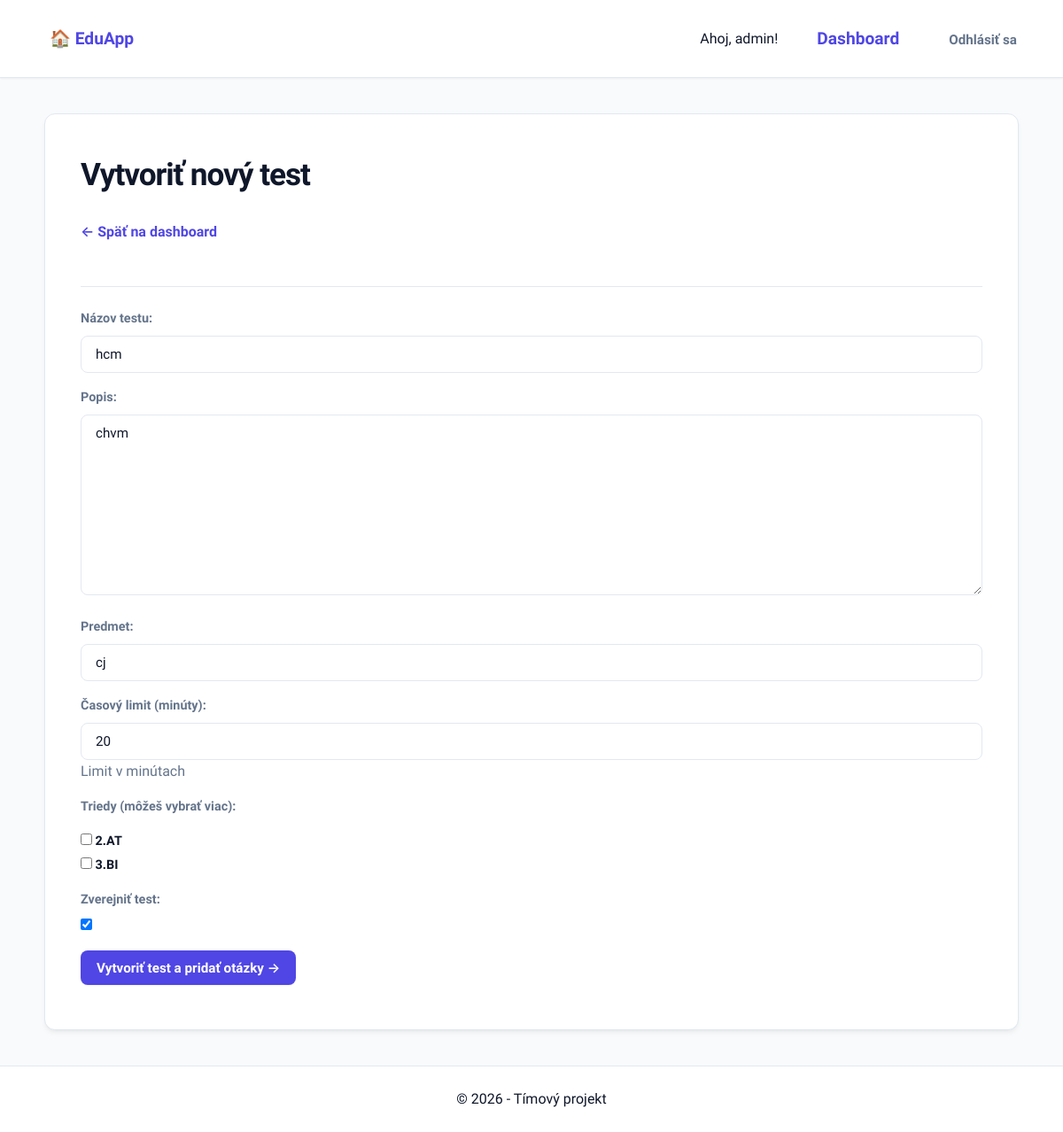
The app's page /test/1/uprav/ (signed in), older data.
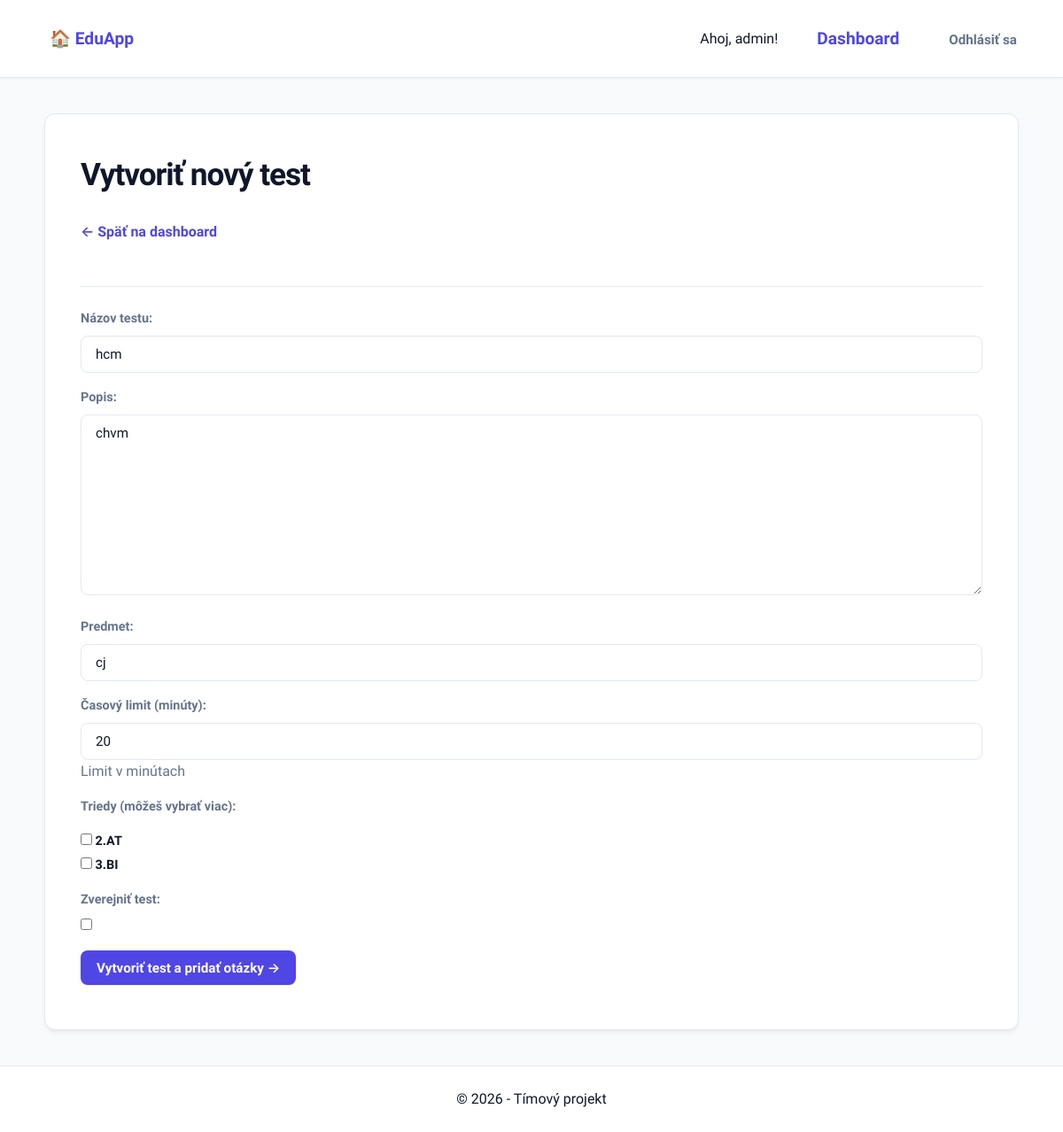
The same page, newer data.
### quiz/models.py (models this page shows, shortened)
class Test(models.Model):
    title = models.CharField(max_length=200)
    description = models.TextField()
    subject = models.CharField(max_length=100)
    time_limit = models.IntegerField(help_text="Limit v minútach")
    is_published = models.BooleanField(default=False)
    assigned_classes = models.ManyToManyField(Trieda, related_name='tests', blank=True)
    questions = models.ManyToManyField(Question, related_name='tests', through='TestQuestion')

### quiz/views.py (the view)
# urls.py: path('test/<int:test_id>/uprav/', views.uprav_test, name='uprav_test'),
@login_required
def uprav_test(request, test_id):
    if not is_teacher_or_staff(request.user):
        return redirect('index')
    test = get_object_or_404(Test, id=test_id)
    if request.method == 'POST':
        form = TestForm(request.POST, instance=test)
        if form.is_valid():
            form.save()
            return redirect('detail_testu', test_id=test.id)
    else:
        form = TestForm(instance=test)
    return render(request, 'quiz/vytvor_test.html', {'form': form, 'edit_mode': True, 'test': test})

### quiz/forms.py
class TestForm(forms.ModelForm):
    class Meta:
        model = Test
        fields = ['title', 'description', 'subject', 'time_limit', 'assigned_classes', 'is_published']
        labels = {
            'title': 'Názov testu',
            'description': 'Popis',
            'subject': 'Predmet',
            'time_limit': 'Časový limit (minúty)',
            'assigned_classes': 'Triedy (môžeš vybrať viac)',
            'is_published': 'Zverejniť test',
        }
        widgets = {
            'assigned_classes': forms.CheckboxSelectMultiple(),
        }

### quiz/models.py (called while the page is built)
    def __str__(self):
        return self.nazov

### quiz/views.py (called while the page is built)
def is_teacher_or_staff(user):
    try:
        return user.profil.is_teacher or user.is_staff
    except Profil.DoesNotExist:
        return user.is_staff

### quiz/templates/quiz/vytvor_test.html (shortened to what this page needs)
{% extends 'quiz/base.html' %}
{% block content %}
<h1>Vytvoriť nový test</h1>
<a href="{% url 'dashboard' %}">← Späť na dashboard</a>
<hr>
<form method="post">
    {{ form.as_p }}
    <button type="submit">Vytvoriť test a pridať otázky →</button>
</form>
{% endblock %}

Row changes from the older to the newer data that the page shows:
changed Test "hcm": is_published "☑" → "☐"
